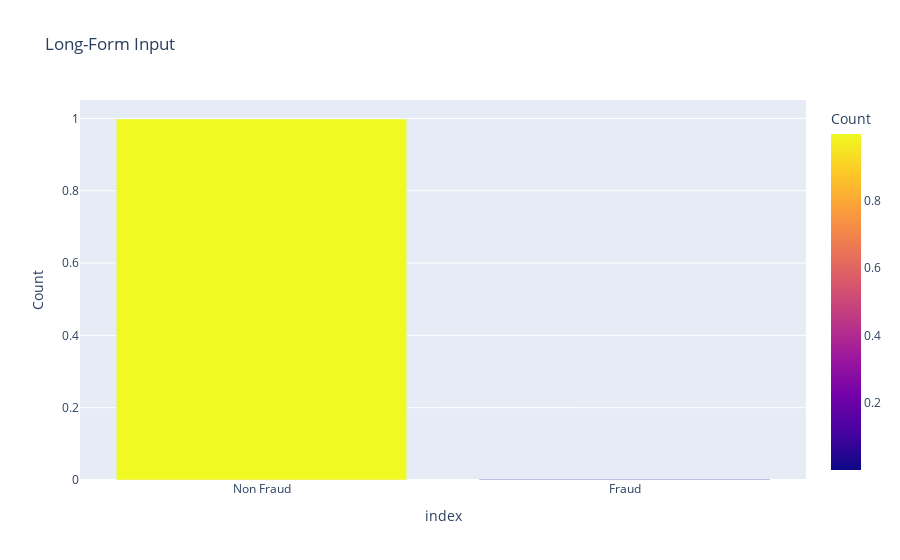

Write notebook code for a chart like this one.
### Code cell
# Create a bar plot for the number and percentage of fraudulent vs non-fraudulent transcations

df_class = df['Class'].value_counts().to_frame('Count')
df_class.index = ['Non Fraud','Fraud']
df_class['Count'] = df_class['Count']/df.shape[0]
fig = px.bar(df_class, x=df_class.index, y="Count", color="Count", title="Long-Form Input")
fig.show()

### Figure 1 — Plotly figure (JSON) as saved in the notebook; plotly's stock layout.template omitted (floating-point values rounded to 4 significant figures)
{"data": [{"alignmentgroup": "True", "hovertemplate": "index=%{x}<br>Count=%{marker.color}<extra></extra>", "legendgroup": "", "marker": {"color": [0.9983, 0.001727], "coloraxis": "coloraxis", "pattern": {"shape": ""}}, "name": "", "offsetgroup": "", "orientation": "v", "showlegend": false, "textposition": "auto", "type": "bar", "x": ["Non Fraud", "Fraud"], "xaxis": "x", "y": [0.9983, 0.001727], "yaxis": "y"}], "layout": {"barmode": "relative", "coloraxis": {"colorbar": {"title": {"text": "Count"}}, "colorscale": [[0, "#0d0887"], [0.1111, "#46039f"], [0.2222, "#7201a8"], [0.3333, "#9c179e"], [0.4444, "#bd3786"], [0.5556, "#d8576b"], [0.6667, "#ed7953"], [0.7778, "#fb9f3a"], [0.8889, "#fdca26"], [1, "#f0f921"]]}, "legend": {"tracegroupgap": 0}, "title": {"text": "Long-Form Input"}, "xaxis": {"anchor": "y", "domain": [0, 1], "title": {"text": "index"}}, "yaxis": {"anchor": "x", "domain": [0, 1], "title": {"text": "Count"}}}}
